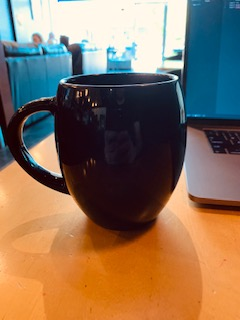
#> input picture assets/images/cup.jpg, 240 x 320 px, found by its file name
$ python 04_ocv_basic_image_operation.py
#> lines starting #> are read from the running program, lines starting #| are printed output that depends on the picture; after the words box and inside, x2 and y2 are one past the last pixel; in counts of white or black regions, pixels touching at a corner belong together
import cv2
import numpy as np


img = cv2.imread('/Users/rmaffesoli/Documents/personal/openCV/cup.jpg', cv2.IMREAD_COLOR)
#> img is the input picture: shape (320, 240, 3); mean B, G, R 90.8, 111.6, 135.2
img[55, 55] = [255, 255, 255]
#> img: shape (320, 240, 3); under 0.01% of pixels changed, all inside (x1, y1, x2, y2) = (55, 55, 56, 56)
px = img[55, 55]
#> px = [255, 255, 255]
print(px)
#| [255 255 255]

cup = img[70:250, 5:200]
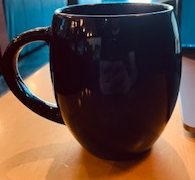
#> cup: shape (180, 195, 3); mean B, G, R 63.7, 71, 89.3
img[0:180, 0:195] = cup
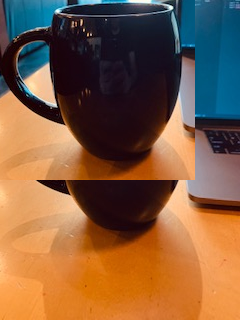
#> img: shape (320, 240, 3); mean B, G, R 65.1, 92.4, 128.9

# cup
print(cup)
#> (printed output is left out)
cv2.imshow('image', img)
cv2.waitKey(0)
cv2.destroyAllWindows()
